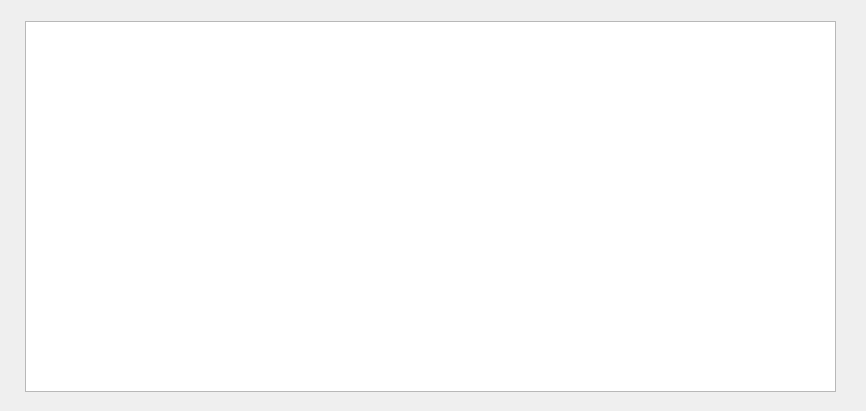
<?xml version="1.0" encoding="UTF-8"?>
<ui version="4.0">
 <class>ExpensesBarChartDialog</class>
 <widget class="QDialog" name="ExpensesBarChartDialog">
  <property name="geometry">
   <rect>
    <x>0</x>
    <y>0</y>
    <width>866</width>
    <height>411</height>
   </rect>
  </property>
  <property name="windowTitle">
   <string>Dialog</string>
  </property>
  <widget class="QChartView" name="graphicsView">
   <property name="geometry">
    <rect>
     <x>25</x>
     <y>21</y>
     <width>811</width>
     <height>371</height>
    </rect>
   </property>
  </widget>
 </widget>
 <customwidgets>
  <customwidget>
   <class>QChartView</class>
   <extends>QGraphicsView</extends>
   <header>QtCharts</header>
  </customwidget>
 </customwidgets>
 <resources/>
 <connections/>
</ui>
